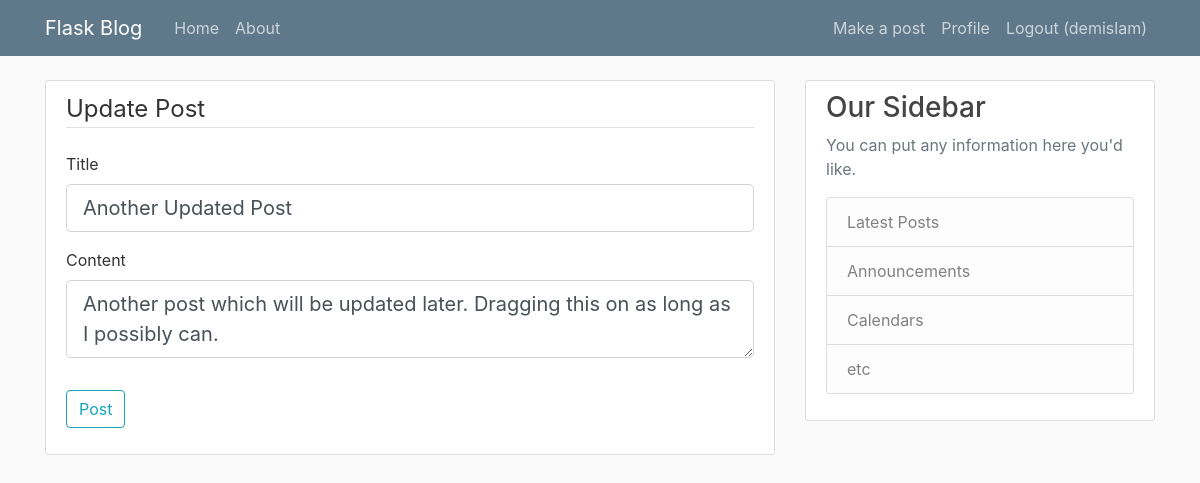
The page /post/4/update (signed in) on the database its author committed.
### blog_webapp/models.py (models this page shows, shortened)
class User(db.Model, UserMixin):
    id = db.Column(db.Integer, primary_key=True)
    username = db.Column(db.String(20), unique=True, nullable=False)
    email = db.Column(db.String(120), unique=True, nullable=False)
    profile_image_file = db.Column(db.String(20), nullable=False,
                                   default='default_profile_image.png')
    password = db.Column(db.String(60), nullable=False)
    posts = db.relationship('Post', backref='author', lazy=True)

class Post(db.Model):
    id = db.Column(db.Integer, primary_key=True)
    title = db.Column(db.String(100), nullable=False)
    timestamp = db.Column(db.DateTime, nullable=False, default=datetime.utcnow)
    content = db.Column(db.Text, nullable=False)
    user_id = db.Column(db.Integer, db.ForeignKey('user.id'), nullable=False)

### blog_webapp/posts/routes.py (the view)
@posts.route("/post/<int:post_id>/update", methods=['GET', 'POST'])
@login_required
def update_post(post_id):
    post = Post.query.get_or_404(post_id)
    if post.author != current_user:
        abort(403)
    form = PostForm()
    if form.validate_on_submit():
        info_updated = False
        if form.title.data != post.title:
            post.title = form.title.data
            info_updated = True
        if form.content.data != post.content:
            post.content = form.content.data
            info_updated = True
        if info_updated:
            db.session.commit()
        flash('Your post was updated!', 'success')
        return redirect(url_for('posts.get_post', post_id=post.id))
    elif request.method == 'GET':
        form.title.data = post.title
        form.content.data = post.content
    return render_template('create_or_edit_post.html', title='Update Post',
                           form=form, legend='Update Post')

### blog_webapp/posts/forms.py
class PostForm(FlaskForm):
    title = StringField('Title', validators=[DataRequired()])
    content = TextAreaField('Content', validators=[DataRequired()])
    submit = SubmitField('Post')

### blog_webapp/models.py (called while the page is built)
@login_manager.user_loader
def load_user(user_id):
    return User.query.get(int(user_id))

### blog_webapp/templates/create_or_edit_post.html (shortened to what this page needs)
{% extends "layout.html" %}
{% block content %}
  <div class="content-section">
        <form method="POST" action="">
            <fieldset class="form-group">
                <legend class="border-bottom mb-4">{{ legend }}</legend>
                <div class="form-group">
                    {{ form.title.label(class='form-control-label') }}
                    {% if form.title.errors %}
                        {{ form.title(class='form-control form-control-lg is-invalid') }}
                        <div class="invalid-feedback">
                        {% for error in form.title.errors %}
                            <span> {{ error }} </span>
                        {% endfor %}
                        </div>
                    {% else %}
                        {{ form.title(class='form-control form-control-lg') }}
                    {% endif %}
                </div>
                <div class="form-group">
                    {{ form.content.label(class='form-control-label') }}
                    {% if form.content.errors %}
                        {{ form.content(class='form-control form-control-lg is-invalid') }}
                        <div class="invalid-feedback">
                        {% for error in form.content.errors %}
                            <span> {{ error }} </span>
                        {% endfor %}
                        </div>
                    {% else %}
                        {{ form.content(class='form-control form-control-lg') }}
                    {% endif %}
                </div>
            </fieldset>
            <div class="form-group">
                {{ form.submit(class='btn btn-outline-info') }}
            </div>
        </form>
    </div>
{% endblock content %}

### blog_webapp/templates/layout.html (shortened to what this page needs)
<!doctype html>
<html lang="en">
<head>
    <link rel="stylesheet" href="https://stackpath.bootstrapcdn.com/bootstrap/4.3.1/css/bootstrap.min.css">
    <link rel="stylesheet" href="{{ url_for('static', filename='main.css') }}">
</head>
<body>
    <header class="site-header">
        <nav class="navbar navbar-expand-md navbar-dark bg-steel fixed-top">
            <div class="container">
                <a class="navbar-brand mr-4" href="/">Flask Blog</a>
                <div class="collapse navbar-collapse" id="navbarToggle">
                    <div class="navbar-nav mr-auto">
                        <a class="nav-item nav-link" href="{{ url_for('main.home') }}">Home</a>
                        <a class="nav-item nav-link" href="{{ url_for('main.about') }}">About</a>
                    </div>
                    <div class="navbar-nav">
                        {% if current_user.is_authenticated %}
                            <a class="nav-item nav-link" href="{{ url_for('posts.create_post') }}">Make a post</a>
                            <a class="nav-item nav-link" href="{{ url_for('users.profile') }}">Profile</a>
                            <a class="nav-item nav-link" href="{{ url_for('users.logout') }}">Logout ({{ current_user.username }})</a>
                        {% else %}
                            <a class="nav-item nav-link" href="{{ url_for('users.login') }}">Login</a>
                            <a class="nav-item nav-link" href="{{ url_for('users.register') }}">Register</a>
                        {% endif %}
                    </div>
                </div>
            </div>
        </nav>
    </header>
    <main role="main" class="container">
        <div class="row">
            <div class="col-md-8">
                {% block content %}{% endblock %}
            </div>
            <div class="col-md-4">
                <div class="content-section">
                    <h3>Our Sidebar</h3>
                    <p class='text-muted'>You can put any information here you'd like.
                    <ul class="list-group">
                        <li class="list-group-item list-group-item-light">Latest Posts</li>
                        <li class="list-group-item list-group-item-light">Announcements</li>
                        <li class="list-group-item list-group-item-light">Calendars</li>
                        <li class="list-group-item list-group-item-light">etc</li>
                    </ul>
                    </p>
                </div>
            </div>
        </div>
    </main>
</body>
</html>

### blog_webapp/static/main.css (style rules this page uses)
body { background: #fafafa; color: #333333; margin-top: 5rem; }
h1, h2, h3, h4, h5, h6 { color: #444444; }
.bg-steel { background-color: #5f788a; }
.site-header .navbar-nav .nav-link { color: #cbd5db; }
.content-section { background: #ffffff; padding: 10px 20px; border: 1px solid #dddddd; border-radius: 3px; margin-bottom: 20px; }

### rows shown on the page
User: username "demislam"
Post: title "Another Updated Post", content "Another post which will be updated later. Dragging this on as long as I possibly can."

### other values the page prints
{{ legend }} "Update Post"
